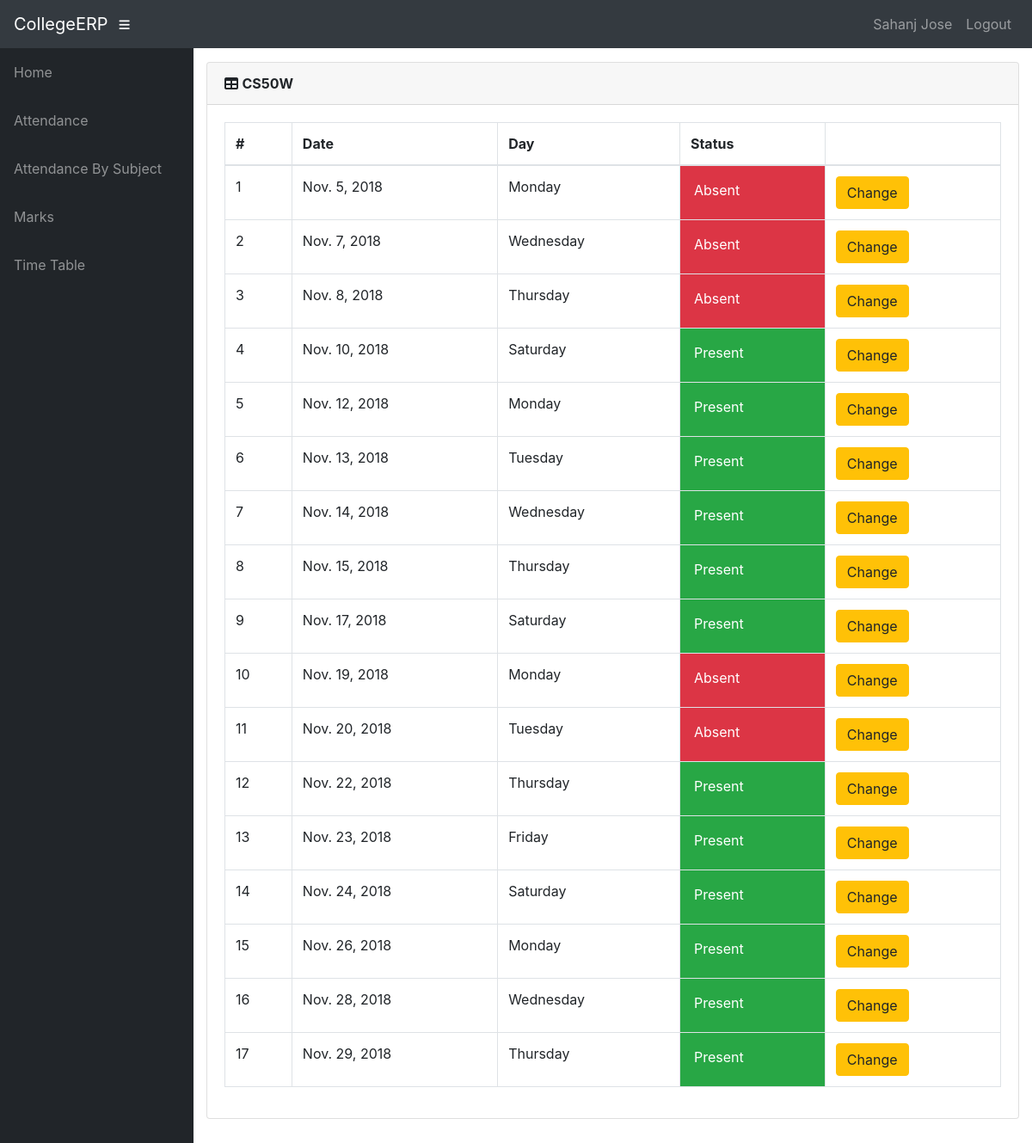
/info/teacher/Sj/CS50/attendance/ (signed in), run on the app's committed database.
### info/models.py (models this page shows, shortened)
class User(AbstractUser):
    @property
    def is_student(self):
        if hasattr(self, 'student'):
            return True
        return False

class Student(models.Model):
    user = models.OneToOneField(User, on_delete=models.CASCADE, null=True)
    class_id = models.ForeignKey(Class, on_delete=models.CASCADE, default=1)
    USN = models.CharField(primary_key='True', max_length=100)
    name = models.CharField(max_length=200)
    sex = models.CharField(max_length=50, choices=sex_choice, default='Male')
    DOB = models.DateField(default='1998-01-01')

class Course(models.Model):
    dept = models.ForeignKey(Dept, on_delete=models.CASCADE)
    id = models.CharField(primary_key='True', max_length=50)
    name = models.CharField(max_length=50)
    shortname = models.CharField(max_length=50, default='X')

class Attendance(models.Model):
    course = models.ForeignKey(Course, on_delete=models.CASCADE)
    student = models.ForeignKey(Student, on_delete=models.CASCADE)
    attendanceclass = models.ForeignKey(AttendanceClass, on_delete=models.CASCADE, default=1)
    date = models.DateField(default='2018-10-23')
    status = models.BooleanField(default='True')

### info/views.py (the view)
# urls.py: path('teacher/<slug:stud_id>/<slug:course_id>/attendance/', views.t_attendance_detail, name='t_attendance_detail'),
@login_required()
def t_attendance_detail(request, stud_id, course_id):
    stud = get_object_or_404(Student, USN=stud_id)
    cr = get_object_or_404(Course, id=course_id)
    att_list = Attendance.objects.filter(course=cr, student=stud).order_by('date')
    return render(request, 'info/t_att_detail.html', {'att_list': att_list, 'cr': cr})

### info/templates/info/t_att_detail.html (shortened to what this page needs)
<!DOCTYPE html>
<html lang="en">
<head>
    {% extends 'info/base.html' %}
    {% load static %}
    {% block content %}
        <div class="card mb-3">
            <div class="card-header">
              <i class="fas fa-table"></i>
            <strong>{{ cr.name }}</strong></div>
            <div class="card-body">
              <div class="table-responsive">
                <table class="table table-bordered" id="dataTable" width="100%" cellspacing="0">
                  <thead>
                    <tr>
                        <th>#</th>
                        <th>Date</th>
                        <th>Day</th>
                        <th>Status</th>
                        <th></th>
                    </tr>
                  </thead>
                  <tbody>
                        {% for a in att_list %}
                        <tr class="row100 body">
                            <td>{{ forloop.counter }}</td>
                            <td>{{ a.date }}</td>
                            <td>{{ a.date|date:"l" }}</td>
                            {% if a.status %}
                            <td class="p-3 mb-2 bg-success text-white">Present </td>
                            {% else %}
                            <td class="p-3 mb-2 bg-danger text-white">Absent <span class="glyphicon glyphicon-thumbs-down"></span</td>
                            {% endif %}
                            <td><a class="btn btn-warning" href="{% url 'change_att' a.id %}">Change</a> </td>
                        </tr>
                    {% empty %}
                            <p>student has no attendance</p>
                    {% endfor %}
                  </tbody>
                </table>
              </div>
            </div>
          </div>
    {% endblock %}

### info/templates/info/base.html (shortened to what this page needs)
<!DOCTYPE html>
<html lang="en">
  <head>
      {% load static %}
    <link href="{% static '/info/bootstrap/vendor/bootstrap/css/bootstrap.min.css' %}" rel="stylesheet">
    <link href="{% static '/info/bootstrap/vendor/fontawesome-free/css/all.min.css' %}" rel="stylesheet" type="text/css">
    <link href="{% static '/info/bootstrap/vendor/datatables/dataTables.bootstrap4.css' %}" rel="stylesheet">
    <link href="{% static '/info/bootstrap/css/sb-admin.css' %}" rel="stylesheet">
  </head>
  <body id="page-top">
    <nav class="navbar navbar-expand navbar-dark bg-dark static-top">
      <a class="navbar-brand mr-1" href="{% url 'index' %}">CollegeERP</a>
      <button class="btn btn-link btn-sm text-white order-1 order-sm-0" id="sidebarToggle" href="#">
        <i class="fas fa-bars"></i>
      </button>
        <div class="collapse navbar-collapse" id="navbarResponsive">
          <ul class="navbar-nav ml-auto">
            <li class="nav-item">
                {% if request.user.is_student %}
                    <a class="nav-link text-capitalize">{{ request.user.student.name }}</a>
                {% elif request.user.is_teacher %}
                    <a class="nav-link text-capitalize">{{ request.user.teacher.name }}</a>
                {% endif %}
            </li>
            <li class="nav-item">
                <a class="nav-link" href="#" data-toggle="modal" data-target="#logoutModal">Logout</a>
            </li>
          </ul>
        </div>
    </nav>
    <div id="wrapper">
      <ul class="sidebar navbar-nav">
            <li class="nav-item">
              <a class="nav-link" href="{% url 'index' %}">
                <span>Home</span>
              </a>
            </li>
        {% if request.user.is_student %}
            <li class="nav-item">
              <a class="nav-link" href="{% url 'attendance' request.user.student.USN %}">
                <span>Attendance</span>
              </a>
            </li>
            <li class="nav-item">
              <a class="nav-link" href="{% url 'attendance' request.user.student.USN %}">
                <span>Attendance By Subject</span>
              </a>
            </li>
            <li class="nav-item">
              <a class="nav-link" href="{% url 'marks_list' request.user.student.USN %}">
                <span>Marks</span>
              </a>
            </li>
              <li class="nav-item">
              <a class="nav-link" href="{% url 'timetable' request.user.student.class_id_id %}">
                <span>Time Table</span>
              </a>
            </li>
        {% endif %}
      </ul>
      <div id="content-wrapper">
        <div class="container-fluid">
            {% block content %}
            {% endblock %}
        </div>
      </div>
    </div>
  </body>
</html>

### data on the page
User: user.student.name "Sahanj Jose"
Course: name "CS50W"
Attendance: date "Nov. 5, 2018", date "Monday", status "Absent"
Attendance: date "Nov. 7, 2018", date "Wednesday", status "Absent"
Attendance: date "Nov. 8, 2018", date "Thursday", status "Absent"
Attendance: date "Nov. 10, 2018", date "Saturday", status "Present"
Attendance: date "Nov. 12, 2018", date "Monday", status "Present"
Attendance: date "Nov. 13, 2018", date "Tuesday", status "Present"
Attendance: date "Nov. 14, 2018", date "Wednesday", status "Present"
Attendance: date "Nov. 15, 2018", date "Thursday", status "Present"
Attendance: date "Nov. 17, 2018", date "Saturday", status "Present"
Attendance: date "Nov. 19, 2018", date "Monday", status "Absent"
Attendance: date "Nov. 20, 2018", date "Tuesday", status "Absent"
Attendance: date "Nov. 22, 2018", date "Thursday", status "Present"
Attendance: date "Nov. 23, 2018", date "Friday", status "Present"
Attendance: date "Nov. 24, 2018", date "Saturday", status "Present"
Attendance: date "Nov. 26, 2018", date "Monday", status "Present"
Attendance: date "Nov. 28, 2018", date "Wednesday", status "Present"
Attendance: date "Nov. 29, 2018", date "Thursday", status "Present"
